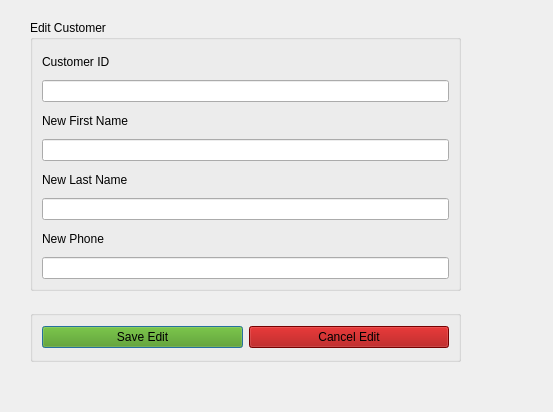
<?xml version="1.0" encoding="UTF-8"?>
<ui version="4.0">
 <class>editcustomerdialog</class>
 <widget class="QDialog" name="editcustomerdialog">
  <property name="geometry">
   <rect>
    <x>0</x>
    <y>0</y>
    <width>553</width>
    <height>412</height>
   </rect>
  </property>
  <property name="windowTitle">
   <string>Dialog</string>
  </property>
  <widget class="QGroupBox" name="groupBox">
   <property name="geometry">
    <rect>
     <x>30</x>
     <y>20</y>
     <width>431</width>
     <height>271</height>
    </rect>
   </property>
   <property name="title">
    <string>Edit Customer</string>
   </property>
   <layout class="QGridLayout" name="gridLayout">
    <item row="4" column="0">
     <widget class="QLabel" name="label_2">
      <property name="text">
       <string>New Last Name</string>
      </property>
     </widget>
    </item>
    <item row="7" column="0">
     <widget class="QLabel" name="label_3">
      <property name="text">
       <string>New Phone</string>
      </property>
     </widget>
    </item>
    <item row="8" column="0">
     <widget class="QLineEdit" name="editCustomerDialogNewPhone"/>
    </item>
    <item row="2" column="0">
     <widget class="QLabel" name="label_5">
      <property name="text">
       <string>New First Name</string>
      </property>
     </widget>
    </item>
    <item row="6" column="0">
     <widget class="QLineEdit" name="editCustomerDialogNewLastName"/>
    </item>
    <item row="0" column="0">
     <widget class="QLabel" name="label">
      <property name="text">
       <string>Customer ID</string>
      </property>
     </widget>
    </item>
    <item row="3" column="0">
     <widget class="QLineEdit" name="editCustomerDialogNewFirstName"/>
    </item>
    <item row="1" column="0">
     <widget class="QLineEdit" name="editCustomerDialogSelectCustomerID"/>
    </item>
   </layout>
  </widget>
  <widget class="QGroupBox" name="groupBox_2">
   <property name="geometry">
    <rect>
     <x>30</x>
     <y>310</y>
     <width>431</width>
     <height>52</height>
    </rect>
   </property>
   <property name="title">
    <string/>
   </property>
   <layout class="QHBoxLayout" name="horizontalLayout">
    <item>
     <widget class="QPushButton" name="editCustomerDialogSaveButton">
      <property name="styleSheet">
       <string notr="true">background: rgb(78, 154, 6)</string>
      </property>
      <property name="text">
       <string>Save Edit</string>
      </property>
     </widget>
    </item>
    <item>
     <widget class="QPushButton" name="editCustomerDialogCancelButton">
      <property name="styleSheet">
       <string notr="true">background: rgb(164, 0, 0)</string>
      </property>
      <property name="text">
       <string>Cancel Edit</string>
      </property>
     </widget>
    </item>
   </layout>
  </widget>
  <widget class="QLabel" name="editCustomerDialogConfirmationMessage">
   <property name="geometry">
    <rect>
     <x>36</x>
     <y>370</y>
     <width>421</width>
     <height>20</height>
    </rect>
   </property>
   <property name="text">
    <string/>
   </property>
  </widget>
 </widget>
 <resources/>
 <connections/>
</ui>
